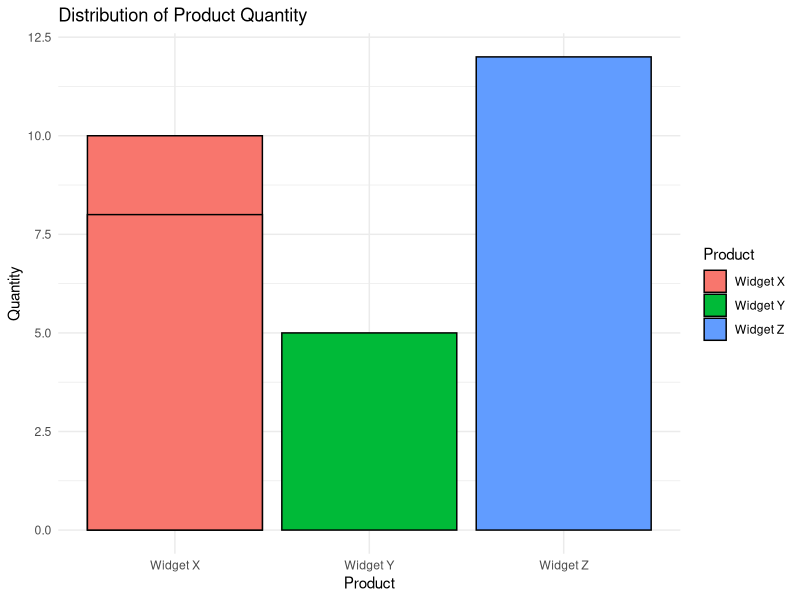
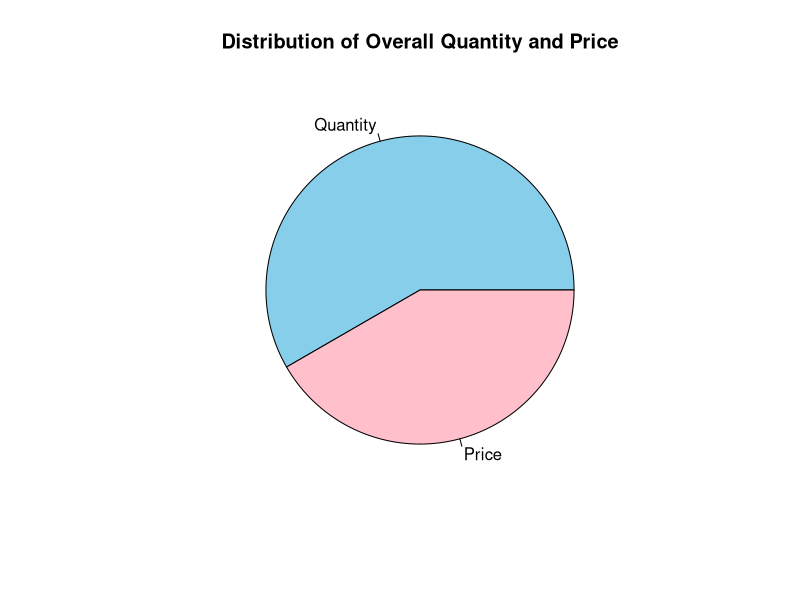
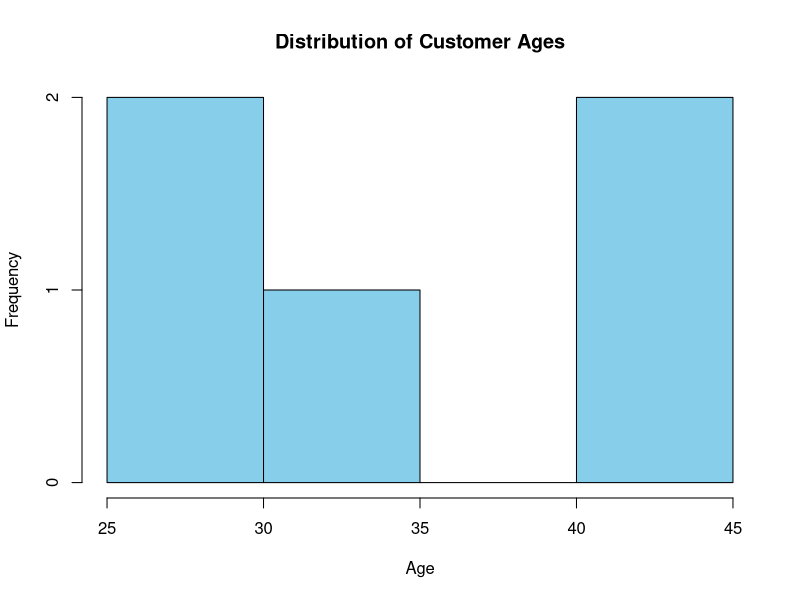
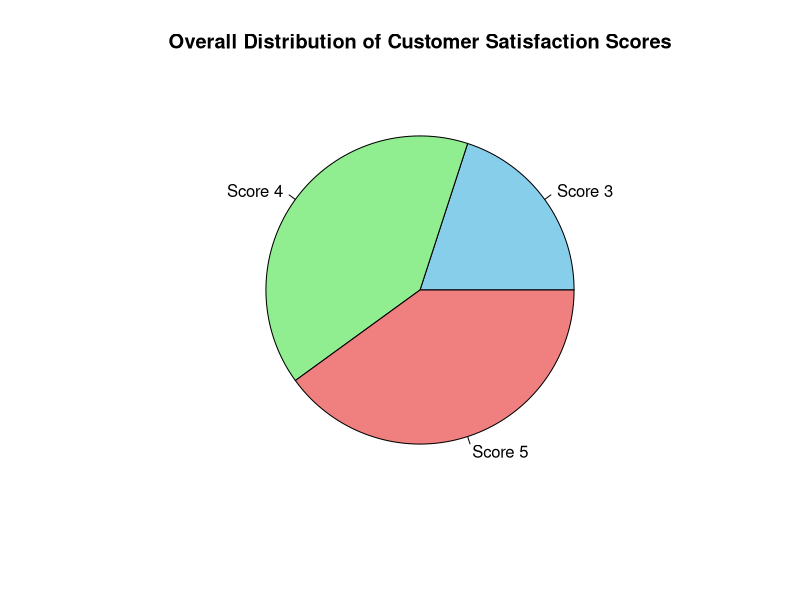
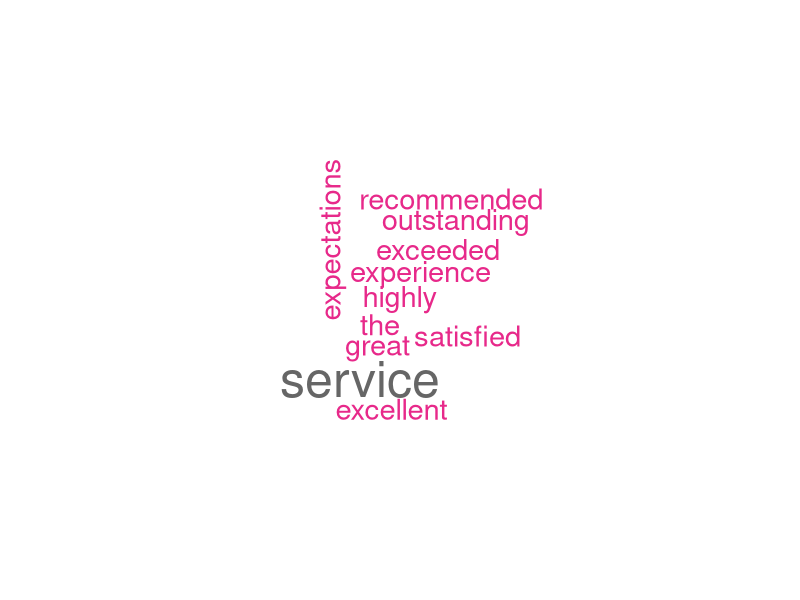

Write the R code that produced these figures, in order.
# Order data
order_data <- data.frame(
  Order_ID = c(2001, 2002, 2003, 2004),
  Customer_Name = c("John", "Alice", "Bob", "Sarah"),
  Product = c("Widget X", "Widget Y", "Widget X", "Widget Z"),
  Quantity = c(10, 5, 8, 12),
  Price = c(5, 8, 5, 7)
)
#1
library(ggplot2)
ggplot(order_data, aes(x = Product, y = Quantity, fill = Product)) +
  geom_bar(stat = "identity", position = "dodge", color = "black") +
  labs(title = "Distribution of Product Quantity",
       x = "Product",
       y = "Quantity") +
  theme_minimal()
#2
total_quantity <- sum(order_data$Quantity)
total_price <- sum(order_data$Price)
pie(c(total_quantity, total_price),
    labels = c("Quantity", "Price"),
    col = c("skyblue", "pink"),
    main = "Distribution of Overall Quantity and Price")

#3
# Sample data
customer_data <- data.frame(
  Customer_ID = c(1, 2, 3, 4, 5),
  Age = c(28, 35, 42, 30, 45),
  Satisfaction_Score = c(4, 5, 3, 4, 5)
)

#a
# Create a histogram for customer ages
hist(customer_data$Age, col = "skyblue", 
     xlab = "Age", ylab = "Frequency",
     main = "Distribution of Customer Ages")

#b
# Count the frequency of each satisfaction score
satisfaction_counts <- table(customer_data$Satisfaction_Score)

# Generate a pie chart
pie(satisfaction_counts, labels = paste("Score", names(satisfaction_counts)), 
    col = c("skyblue", "lightgreen", "lightcoral"),
    main = "Overall Distribution of Customer Satisfaction Scores")

#c


# Load required libraries
library(tm)
library(wordcloud)

# Sample data
customer_data <- data.frame(
  Customer_ID = c(1, 2, 3, 4, 5),
  Age = c(28, 35, 42, 30, 45),
  Satisfaction_Score = c(4, 5, 3, 4, 5),
  Feedback = c(
    "The service was excellent! I am very satisfied.",
    "Great experience, highly recommended!",
    "Could be better. Not completely satisfied.",
    "The product quality needs improvement.",
    "Outstanding service, exceeded my expectations."
  )
)

# Text preprocessing
corpus <- Corpus(VectorSource(customer_data$Feedback))
corpus <- tm_map(corpus, content_transformer(tolower))
corpus <- tm_map(corpus, removePunctuation)
corpus <- tm_map(corpus, removeNumbers)
corpus <- tm_map(corpus, removeWords, stopwords("english"))

# Perform sentiment analysis (using a simple rule-based approach)
sentiment <- sapply(corpus, function(x) {
  ifelse(length(grep("excellent|great|outstanding", x)) > length(grep("poor|not satisfied|needs improvement", x)), "positive", "negative")
})

# Add sentiment to the data frame
customer_data$Sentiment <- sentiment

# Create a word cloud for positive feedback
positive_words <- customer_data$Feedback[customer_data$Sentiment == "positive"]
wordcloud(words = unlist(strsplit(positive_words, " ")), min.freq = 1, scale=c(3, 0.5), colors=brewer.pal(8, "Dark2"))
